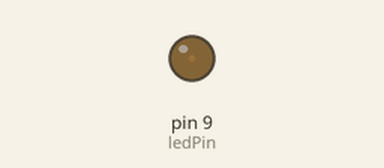
This sketch was run on a simulated Arduino Uno, built with avr-gcc and run on an emulated ATmega328P. Shown: output pins drawn as LEDs (lit = HIGH).

Above: at 0.05 s.
At 0.95 s:
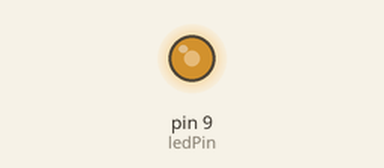
At 1.4 s:
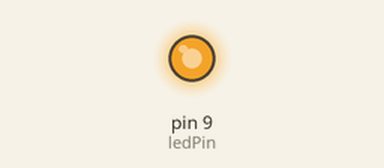
At 2.75 s:
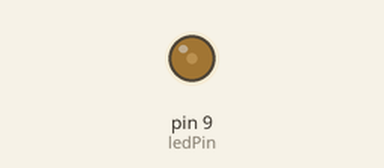
Timing chart, 0 to 7.0 s (numbered marks = the images above):
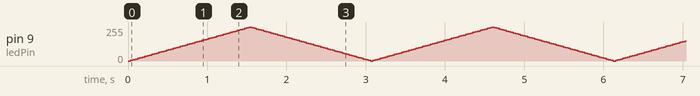

The sketch:

using_PWM_in_LED.ino
```cpp
int ledPin = 9;         // Use a PWM pin like 9
int brightness = 0;     // Current brightness (0 to 255)
int fadeAmount = 5;     // Amount to change the brightness

void setup() {
  Serial.begin(9600);   // Start serial communication
  pinMode(ledPin, OUTPUT);
}

void loop() {
  analogWrite(ledPin, brightness);  // Set brightness (PWM)

  brightness += fadeAmount;         // Change brightness

  // Reverse the direction at the ends
  if (brightness <= 0 || brightness >= 255) {
    fadeAmount = -fadeAmount;
  }

  delay(30);   // Delay to control speed of fading
}
```
